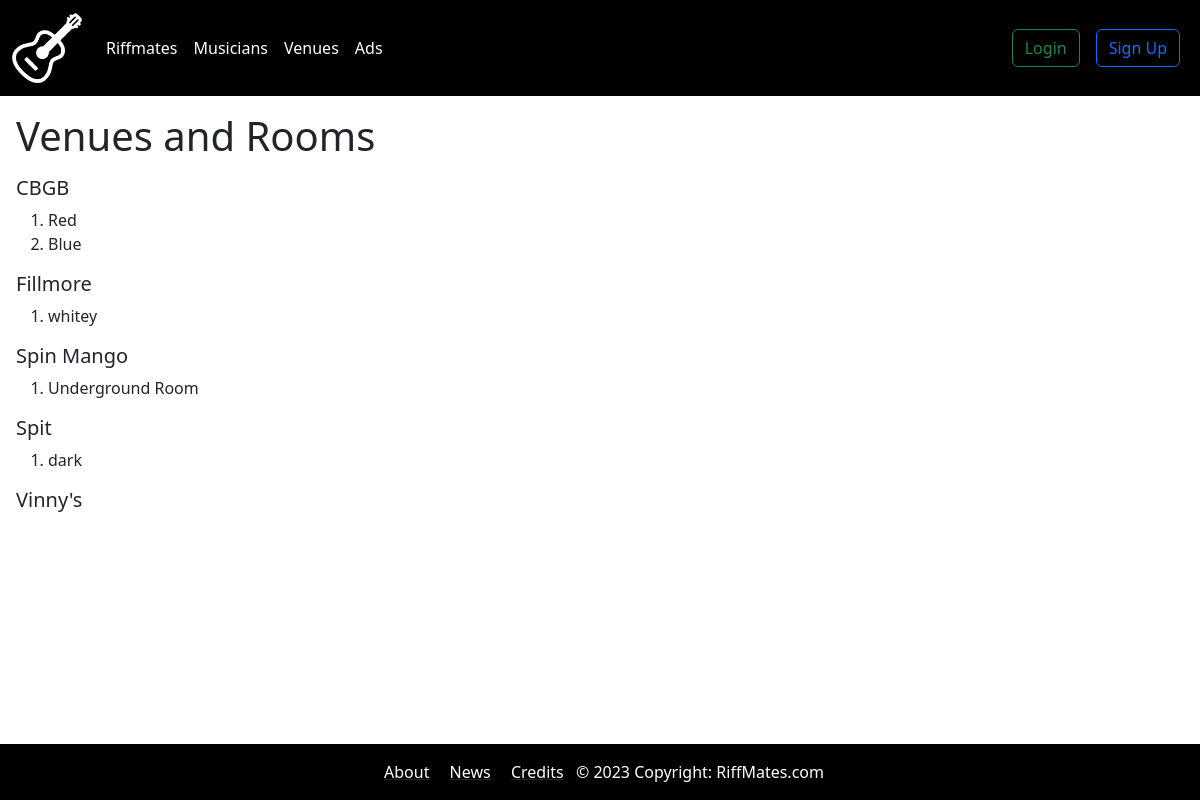
The app's page /bands/venues with its own data.
### bands/models.py (models this page shows, shortened)
class Venue(models.Model):
    name = models.CharField(max_length=20)
    description = models.TextField(blank=True)
    picture = models.ImageField(blank=True, null=True)

class Room(models.Model):
    venue = models.ForeignKey(Venue, on_delete=models.CASCADE)
    room_name = models.CharField(max_length=20)

### bands/views.py (the view)
# urls.py: path('venues', views.get_venues, name="venues"),
def get_venues(request):
    venues = Venue.objects.all().order_by("name")
    data = {
        'venues': venues
    }
    for venue in venues:
        if request.user.is_authenticated:
            profile = request.user.userprofile
            venue.owned = \
                profile.venue_profiles.filter(\
                id=venue.id).exists()
            data['venue_owned'] = venue.owned
    return render(request, "venues.html", data)

### templates/venues.html (shortened to what this page needs)
{% extends 'base.html' %}
{% block content %}
<div class="m-3">
  <h1>Venues and Rooms</h1>
    {% for venue in venues %}
      {% if venue.owned %}
        <h5>{{ venue.name }} - <a href="{% url 'edit_venue' venue.id %}">Edit</a></h5>
      {% else %}
        <h5>{{ venue.name }}</h5>
      {% endif %}
      <ol>
        {% for room in venue.room_set.all %}
          <li>
            {{ room.room_name }}
          </li>
        {% endfor %}
      </ol>
    {% endfor %}
  </div>
{% endblock content %}

### static/css/styles.css (style rules this page uses)
body { margin-bottom: 100px; }

### records on screen
Venue: name "CBGB"
Room: room_name "Red"
Room: room_name "Blue"
Venue: name "Fillmore"
Room: room_name "whitey"
Venue: name "Spin Mango"
Room: room_name "Underground Room"
Venue: name "Spit"
Room: room_name "dark"
Venue: name "Vinny's"
